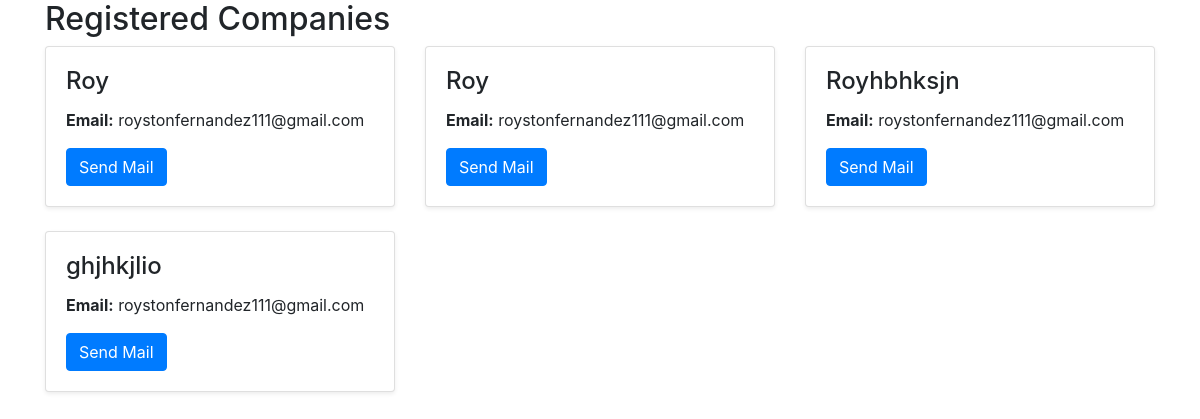
The app's page /regc/ with its own data.
### jobseeker/models.py (models this page shows)
class JobApplication(models.Model):
    company_name = models.CharField(max_length=100)
    email = models.EmailField()
    job_title = models.CharField(max_length=100)
    work_type = models.CharField(max_length=50)
    experience = models.CharField(max_length=100)
    job_type = models.CharField(max_length=50)

### jobseeker/views.py (the view)
# urls.py: path('regc/',regcc),
def regcc(request):
    a = JobApplication.objects.all()
    company_name = []
    email = []
    id = []
    for i in a:
        cname1 = i.company_name
        company_name.append(cname1)
        eml1 = i.email
        email.append(eml1)
        id1 = i.id
        id.append(id1)
    reg = zip(company_name, email, id)
    return render(request, 'regc.html', {'reg': reg})

### jobseeker/templates/regc.html (shortened to what this page needs)
<!DOCTYPE html>
<html lang="en">
<head>
    <link href="https://maxcdn.bootstrapcdn.com/bootstrap/4.5.2/css/bootstrap.min.css" rel="stylesheet">
</head>
<body>
<div class="container">
    <h2>Registered Companies</h2>
    <div class="row">
        {% for cname, eml,id in reg %}
            <div class="col-md-4">
                <div class="card mb-4 shadow-sm">
                    <div class="card-body">
                        <h4 class="card-title">{{ cname }}</h4>
                        <p class="card-text"><strong>Email:</strong> {{ eml }}</p>
                        <a href="/mail/{{ id }}" class="btn btn-primary">Send Mail</a>
                    </div>
                </div>
            </div>
        {% endfor %}
    </div>
</div>
</body>
</html>

### records on screen
JobApplication: reg "Roy", reg "roystonfernandez111@gmail.com"
JobApplication: reg "Roy", reg "roystonfernandez111@gmail.com"
JobApplication: reg "Royhbhksjn", reg "roystonfernandez111@gmail.com"
JobApplication: reg "ghjhkjlio", reg "roystonfernandez111@gmail.com"
